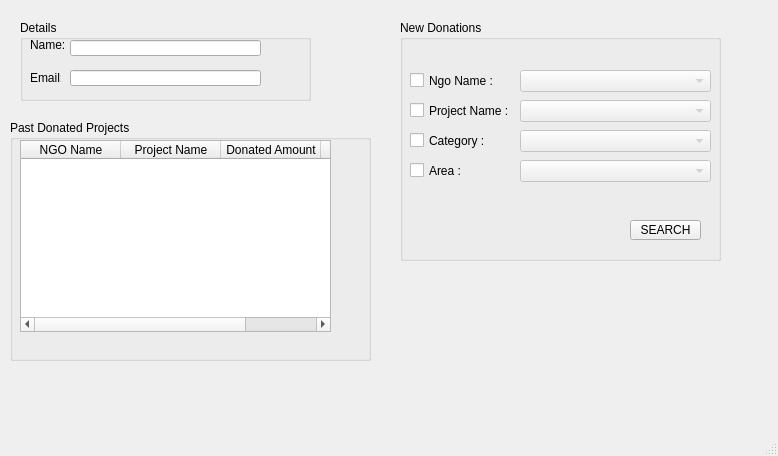
<?xml version="1.0" encoding="UTF-8"?>
<ui version="4.0">
 <class>MainWindow</class>
 <widget class="QMainWindow" name="MainWindow">
  <property name="geometry">
   <rect>
    <x>0</x>
    <y>0</y>
    <width>778</width>
    <height>456</height>
   </rect>
  </property>
  <property name="windowTitle">
   <string>MainWindow</string>
  </property>
  <widget class="QWidget" name="centralwidget">
   <widget class="QGroupBox" name="groupBox">
    <property name="geometry">
     <rect>
      <x>20</x>
      <y>20</y>
      <width>291</width>
      <height>81</height>
     </rect>
    </property>
    <property name="title">
     <string>Details</string>
    </property>
    <widget class="QLabel" name="label">
     <property name="geometry">
      <rect>
       <x>10</x>
       <y>20</y>
       <width>35</width>
       <height>10</height>
      </rect>
     </property>
     <property name="text">
      <string>Name:</string>
     </property>
    </widget>
    <widget class="QLineEdit" name="lineEdit">
     <property name="geometry">
      <rect>
       <x>50</x>
       <y>20</y>
       <width>191</width>
       <height>16</height>
      </rect>
     </property>
    </widget>
    <widget class="QLabel" name="label_2">
     <property name="geometry">
      <rect>
       <x>10</x>
       <y>50</y>
       <width>31</width>
       <height>16</height>
      </rect>
     </property>
     <property name="text">
      <string>Email:</string>
     </property>
    </widget>
    <widget class="QLineEdit" name="lineEdit_2">
     <property name="geometry">
      <rect>
       <x>50</x>
       <y>50</y>
       <width>191</width>
       <height>16</height>
      </rect>
     </property>
    </widget>
   </widget>
   <widget class="QGroupBox" name="groupBox_2">
    <property name="geometry">
     <rect>
      <x>10</x>
      <y>120</y>
      <width>361</width>
      <height>241</height>
     </rect>
    </property>
    <property name="title">
     <string>Past Donated Projects</string>
    </property>
    <widget class="QTableWidget" name="tableWidget">
     <property name="geometry">
      <rect>
       <x>10</x>
       <y>20</y>
       <width>311</width>
       <height>192</height>
      </rect>
     </property>
     <column>
      <property name="text">
       <string>NGO Name</string>
      </property>
     </column>
     <column>
      <property name="text">
       <string>Project Name</string>
      </property>
     </column>
     <column>
      <property name="text">
       <string>Donated Amount</string>
      </property>
     </column>
     <column>
      <property name="text">
       <string>Date/Time</string>
      </property>
     </column>
    </widget>
   </widget>
   <widget class="QGroupBox" name="groupBox_3">
    <property name="geometry">
     <rect>
      <x>400</x>
      <y>20</y>
      <width>321</width>
      <height>241</height>
     </rect>
    </property>
    <property name="title">
     <string>New Donations </string>
    </property>
    <widget class="QCheckBox" name="checkBox">
     <property name="geometry">
      <rect>
       <x>10</x>
       <y>50</y>
       <width>111</width>
       <height>21</height>
      </rect>
     </property>
     <property name="text">
      <string>Ngo Name : </string>
     </property>
    </widget>
    <widget class="QCheckBox" name="checkBox_2">
     <property name="geometry">
      <rect>
       <x>10</x>
       <y>80</y>
       <width>101</width>
       <height>21</height>
      </rect>
     </property>
     <property name="text">
      <string>Project Name :</string>
     </property>
    </widget>
    <widget class="QCheckBox" name="checkBox_3">
     <property name="geometry">
      <rect>
       <x>10</x>
       <y>110</y>
       <width>91</width>
       <height>21</height>
      </rect>
     </property>
     <property name="text">
      <string>Category : </string>
     </property>
    </widget>
    <widget class="QCheckBox" name="checkBox_4">
     <property name="geometry">
      <rect>
       <x>10</x>
       <y>140</y>
       <width>53</width>
       <height>21</height>
      </rect>
     </property>
     <property name="text">
      <string>Area : </string>
     </property>
    </widget>
    <widget class="QPushButton" name="SearchButton">
     <property name="geometry">
      <rect>
       <x>230</x>
       <y>200</y>
       <width>71</width>
       <height>20</height>
      </rect>
     </property>
     <property name="text">
      <string>SEARCH</string>
     </property>
    </widget>
    <widget class="QComboBox" name="comboBox_2">
     <property name="enabled">
      <bool>false</bool>
     </property>
     <property name="geometry">
      <rect>
       <x>120</x>
       <y>50</y>
       <width>191</width>
       <height>22</height>
      </rect>
     </property>
    </widget>
    <widget class="QComboBox" name="comboBox_3">
     <property name="enabled">
      <bool>false</bool>
     </property>
     <property name="geometry">
      <rect>
       <x>120</x>
       <y>80</y>
       <width>191</width>
       <height>22</height>
      </rect>
     </property>
    </widget>
    <widget class="QComboBox" name="comboBox_4">
     <property name="enabled">
      <bool>false</bool>
     </property>
     <property name="geometry">
      <rect>
       <x>120</x>
       <y>110</y>
       <width>191</width>
       <height>22</height>
      </rect>
     </property>
    </widget>
    <widget class="QComboBox" name="comboBox_5">
     <property name="enabled">
      <bool>false</bool>
     </property>
     <property name="geometry">
      <rect>
       <x>120</x>
       <y>140</y>
       <width>191</width>
       <height>22</height>
      </rect>
     </property>
    </widget>
   </widget>
  </widget>
  <widget class="QMenuBar" name="menubar">
   <property name="geometry">
    <rect>
     <x>0</x>
     <y>0</y>
     <width>778</width>
     <height>18</height>
    </rect>
   </property>
  </widget>
  <widget class="QStatusBar" name="statusbar"/>
 </widget>
 <resources/>
 <connections/>
</ui>
